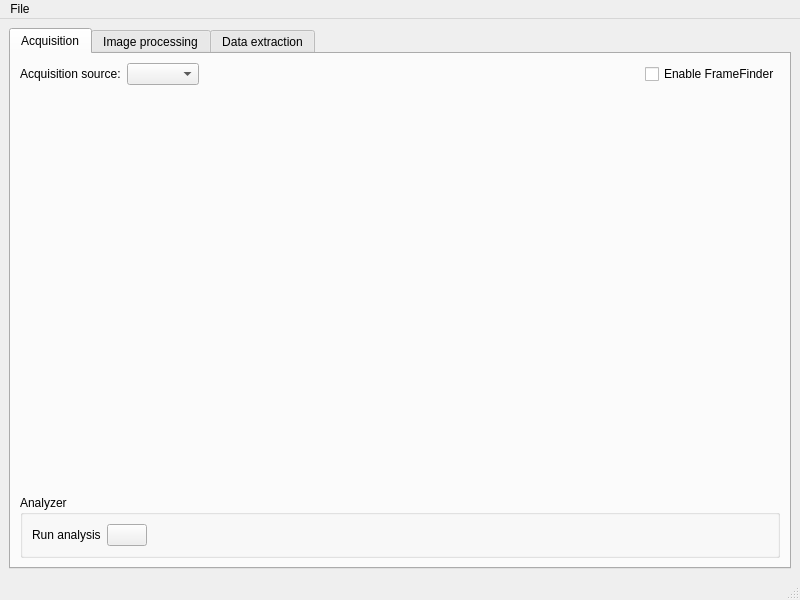
<?xml version="1.0" encoding="UTF-8"?>
<ui version="4.0">
 <class>MainWindow</class>
 <widget class="QMainWindow" name="MainWindow">
  <property name="geometry">
   <rect>
    <x>0</x>
    <y>0</y>
    <width>800</width>
    <height>600</height>
   </rect>
  </property>
  <property name="windowTitle">
   <string>MainWindow</string>
  </property>
  <widget class="QWidget" name="centralwidget">
   <layout class="QGridLayout" name="gridLayout">
    <item row="0" column="0">
     <widget class="QTabWidget" name="tabWidget">
      <property name="currentIndex">
       <number>0</number>
      </property>
      <widget class="QWidget" name="acqTab">
       <attribute name="title">
        <string>Acquisition</string>
       </attribute>
       <layout class="QGridLayout" name="gridLayout_4">
        <item row="1" column="0">
         <widget class="QGroupBox" name="groupBox_2">
          <property name="title">
           <string>Analyzer</string>
          </property>
          <layout class="QGridLayout" name="gridLayout_6">
           <item row="0" column="0">
            <layout class="QHBoxLayout" name="horizontalLayout_2">
             <item>
              <widget class="QLabel" name="label">
               <property name="text">
                <string>Run analysis</string>
               </property>
              </widget>
             </item>
             <item>
              <widget class="QPushButton" name="runAnalyzer">
               <property name="text">
                <string/>
               </property>
              </widget>
             </item>
             <item>
              <spacer name="horizontalSpacer_2">
               <property name="orientation">
                <enum>Qt::Horizontal</enum>
               </property>
               <property name="sizeHint" stdset="0">
                <size>
                 <width>40</width>
                 <height>20</height>
                </size>
               </property>
              </spacer>
             </item>
            </layout>
           </item>
          </layout>
         </widget>
        </item>
        <item row="0" column="0">
         <layout class="QVBoxLayout" name="verticalLayout" stretch="0,0">
          <item>
           <layout class="QHBoxLayout" name="horizontalLayout_3">
            <item>
             <widget class="QLabel" name="label_2">
              <property name="sizePolicy">
               <sizepolicy hsizetype="Maximum" vsizetype="Preferred">
                <horstretch>0</horstretch>
                <verstretch>0</verstretch>
               </sizepolicy>
              </property>
              <property name="text">
               <string>Acquisition source:</string>
              </property>
             </widget>
            </item>
            <item>
             <widget class="QComboBox" name="acqSource"/>
            </item>
            <item>
             <spacer name="horizontalSpacer">
              <property name="orientation">
               <enum>Qt::Horizontal</enum>
              </property>
              <property name="sizeHint" stdset="0">
               <size>
                <width>40</width>
                <height>20</height>
               </size>
              </property>
             </spacer>
            </item>
            <item>
             <widget class="QCheckBox" name="enableFF">
              <property name="text">
               <string>Enable FrameFinder</string>
              </property>
             </widget>
            </item>
           </layout>
          </item>
          <item>
           <widget class="QStackedWidget" name="acqWidgets">
            <widget class="QWidget" name="folder">
             <layout class="QGridLayout" name="gridLayout_8">
              <item row="0" column="0">
               <layout class="QVBoxLayout" name="imageLayout"/>
              </item>
             </layout>
            </widget>
            <widget class="QWidget" name="webcam">
             <layout class="QGridLayout" name="gridLayout_10">
              <item row="0" column="0">
               <layout class="QGridLayout" name="webcamLayout"/>
              </item>
             </layout>
            </widget>
            <widget class="QWidget" name="acq">
             <layout class="QGridLayout" name="gridLayout_7">
              <item row="0" column="0">
               <layout class="QGridLayout" name="acqLayout"/>
              </item>
             </layout>
            </widget>
           </widget>
          </item>
         </layout>
        </item>
       </layout>
      </widget>
      <widget class="QWidget" name="configurator">
       <attribute name="title">
        <string>Image processing</string>
       </attribute>
       <layout class="QGridLayout" name="gridLayout_3">
        <item row="0" column="0">
         <layout class="QGridLayout" name="configLayout"/>
        </item>
       </layout>
      </widget>
      <widget class="QWidget" name="tab">
       <attribute name="title">
        <string>Data extraction</string>
       </attribute>
      </widget>
     </widget>
    </item>
   </layout>
  </widget>
  <widget class="QMenuBar" name="menubar">
   <property name="geometry">
    <rect>
     <x>0</x>
     <y>0</y>
     <width>800</width>
     <height>22</height>
    </rect>
   </property>
   <widget class="QMenu" name="menuFile">
    <property name="title">
     <string>File</string>
    </property>
   </widget>
   <addaction name="menuFile"/>
  </widget>
  <widget class="QStatusBar" name="statusbar"/>
 </widget>
 <resources/>
 <connections/>
</ui>
